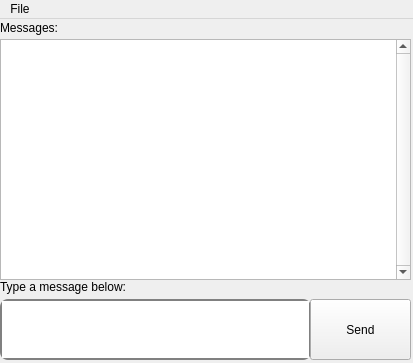
<?xml version="1.0" encoding="UTF-8"?>
<ui version="4.0">
 <class>MainWindow</class>
 <widget class="QMainWindow" name="MainWindow">
  <property name="enabled">
   <bool>true</bool>
  </property>
  <property name="geometry">
   <rect>
    <x>0</x>
    <y>0</y>
    <width>413</width>
    <height>363</height>
   </rect>
  </property>
  <property name="windowTitle">
   <string>MainWindow</string>
  </property>
  <property name="animated">
   <bool>true</bool>
  </property>
  <widget class="QWidget" name="centralWidget">
   <widget class="QTextEdit" name="textEdit">
    <property name="geometry">
     <rect>
      <x>0</x>
      <y>280</y>
      <width>311</width>
      <height>61</height>
     </rect>
    </property>
    <property name="styleSheet">
     <string notr="true">border:2px solid grey;
border-radius:8px;</string>
    </property>
   </widget>
   <widget class="QPushButton" name="pushButton">
    <property name="geometry">
     <rect>
      <x>310</x>
      <y>280</y>
      <width>101</width>
      <height>61</height>
     </rect>
    </property>
    <property name="text">
     <string>Send</string>
    </property>
   </widget>
   <widget class="QPlainTextEdit" name="plainTextEdit">
    <property name="geometry">
     <rect>
      <x>0</x>
      <y>20</y>
      <width>411</width>
      <height>241</height>
     </rect>
    </property>
    <property name="verticalScrollBarPolicy">
     <enum>Qt::ScrollBarAlwaysOn</enum>
    </property>
    <property name="horizontalScrollBarPolicy">
     <enum>Qt::ScrollBarAlwaysOff</enum>
    </property>
    <property name="readOnly">
     <bool>true</bool>
    </property>
   </widget>
   <widget class="QLabel" name="label">
    <property name="geometry">
     <rect>
      <x>0</x>
      <y>260</y>
      <width>171</width>
      <height>16</height>
     </rect>
    </property>
    <property name="text">
     <string>Type a message below:</string>
    </property>
   </widget>
   <widget class="QLabel" name="label_4">
    <property name="geometry">
     <rect>
      <x>80</x>
      <y>0</y>
      <width>311</width>
      <height>16</height>
     </rect>
    </property>
    <property name="text">
     <string/>
    </property>
   </widget>
   <widget class="QLabel" name="label_2">
    <property name="geometry">
     <rect>
      <x>0</x>
      <y>0</y>
      <width>91</width>
      <height>17</height>
     </rect>
    </property>
    <property name="text">
     <string>Messages:</string>
    </property>
   </widget>
  </widget>
  <widget class="QMenuBar" name="menuBar">
   <property name="geometry">
    <rect>
     <x>0</x>
     <y>0</y>
     <width>413</width>
     <height>25</height>
    </rect>
   </property>
   <widget class="QMenu" name="menuKingfisher">
    <property name="title">
     <string>File</string>
    </property>
    <addaction name="actionConnect"/>
    <addaction name="actionClose"/>
    <addaction name="actionQuit_2"/>
   </widget>
   <addaction name="menuKingfisher"/>
  </widget>
  <action name="actionFile">
   <property name="text">
    <string>File</string>
   </property>
  </action>
  <action name="actionQuit">
   <property name="text">
    <string>Quit</string>
   </property>
  </action>
  <action name="actionLeave_Group">
   <property name="text">
    <string>Close</string>
   </property>
  </action>
  <action name="actionConnect">
   <property name="text">
    <string>connect</string>
   </property>
  </action>
  <action name="actionClose">
   <property name="text">
    <string>disconnect</string>
   </property>
  </action>
  <action name="actionQuit_2">
   <property name="text">
    <string>quit</string>
   </property>
  </action>
 </widget>
 <layoutdefault spacing="6" margin="11"/>
 <resources/>
 <connections/>
</ui>
